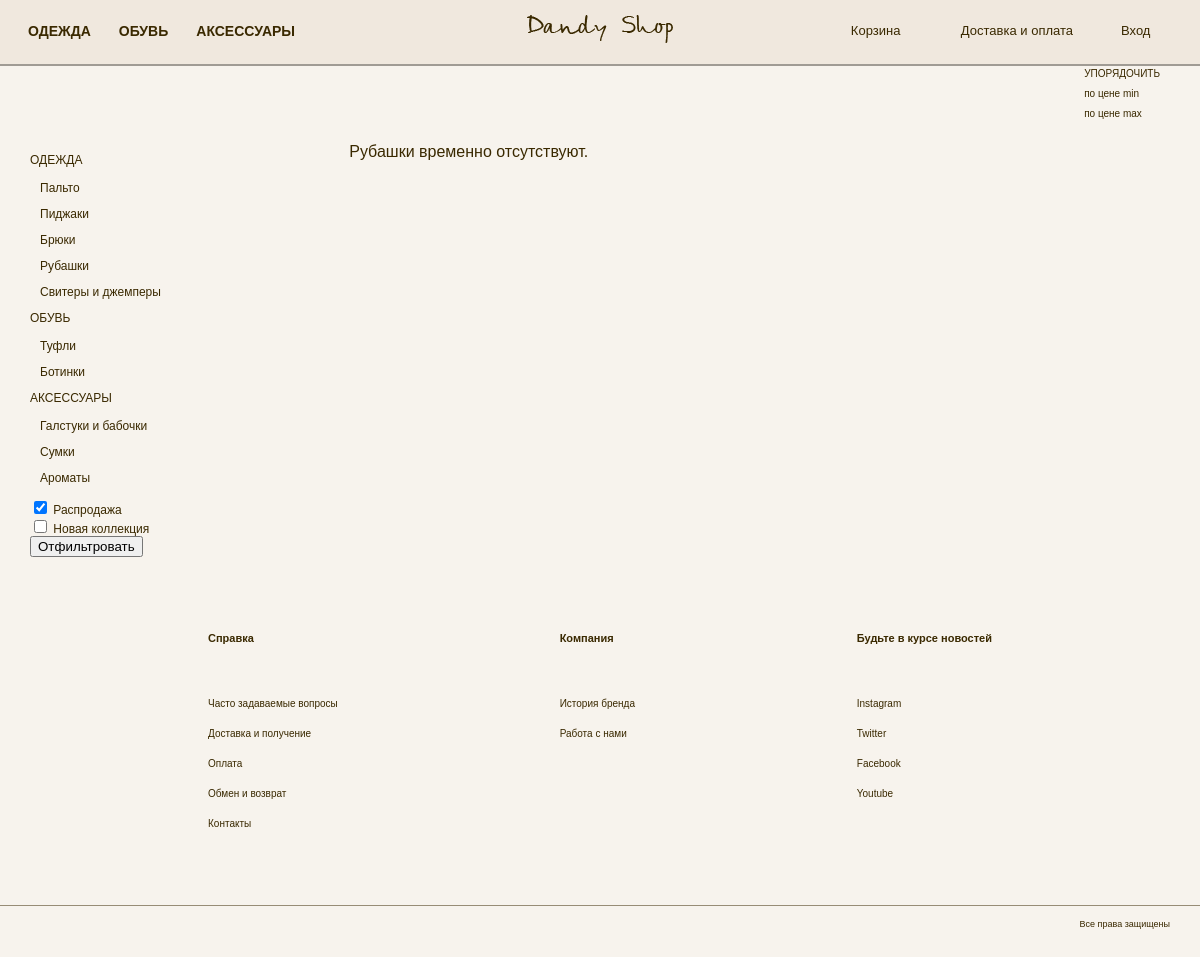
Page /catalog/4/?sale=True on the earlier database version.
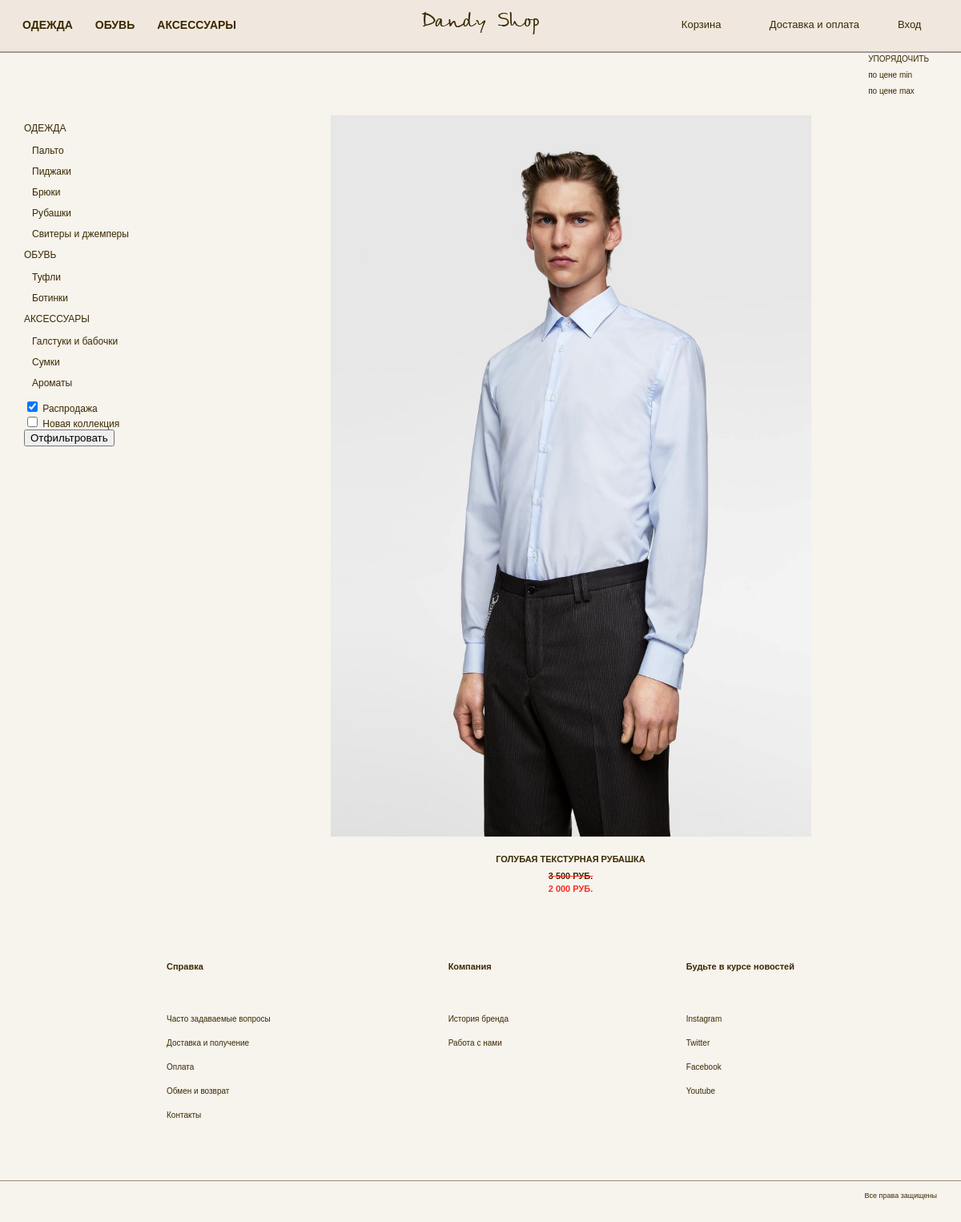
Same page on the later database version.
### catalogApp/models.py (models this page shows, shortened)
class Subcatalog(models.Model):
    fk_catalog = models.ForeignKey(
        Catalog, on_delete=models.SET_NULL, related_name='subcatalogs',
        null=True
    )
    name = models.CharField(max_length=100)

### productApp/models.py (models this page shows, shortened)
class Product(models.Model):
    fk_subcatalog = models.ForeignKey(
        Subcatalog, on_delete=models.SET_NULL, related_name='products',
        null=True
    )
    name = models.CharField(max_length=100)
    description = models.TextField(blank=True)
    price = models.PositiveIntegerField(default=0)
    old_price = models.PositiveIntegerField(default=0, blank=True)
    new = models.BooleanField(default=False, blank=True)

class ImageProduct(models.Model):
    fk_product = models.ForeignKey(
        Product, on_delete=models.CASCADE, related_name='images_product')
    image = models.ImageField(
        blank=True, upload_to='imagesProduct')

### catalogApp/views.py (the view)
# urls.py: re_path(r'(?P<subcatalog_id>\d+)/$', views.catalog_list, name='catalog'),
def catalog_list(request, subcatalog_id):
    template = 'catalogApp/catalog.html'
    subcatalog = get_object_or_404(Subcatalog, id=subcatalog_id)
    products = subcatalog.products.all()
    sale = request.GET.getlist('sale', [None])[0]
    new = request.GET.getlist('new', [None])[0]
    sort_price = request.GET.get('sort', False)
    if sale:
        products = products.filter(old_price__gt=0)
    if new:
        products = products.filter(new=True)
    if sort_price:
        if sort_price == 'min_price':
            products = products.order_by('price')
        elif sort_price == 'max_price':
            products = products.order_by('-price')
    context = {
        'subcatalog_name': subcatalog.name,
        'subcatalog_id': subcatalog.id,
        'products': products,
        'sale': sale,
        'new': new,
        'sort_price': sort_price,
    }
    return render(request, template, context)

### accountApp/context_processors.py (called while the page is built)
def get_username(request):
    return {
        'is_auth': auth.get_user(request).is_authenticated,
    }

### main/context_processors.py (called while the page is built)
def get_subcatalog_state(request):
    def get_subcatalog(id_catalog, flag=False):
        arr = []
        clothes = Subcatalog.objects.filter(fk_catalog_id=id_catalog)
        for x in clothes:
            if flag:
                products = Product.objects.filter(fk_subcatalog_id=x, new=True)
            else:
                products = Product.objects.filter(fk_subcatalog_id=x, old_price__gt=0)
            if products:
                arr.append((x.id, x.name))
        return arr
    context = {
        'clothes_sale': get_subcatalog('1'),
        'shoes_sale': get_subcatalog('2'),
        'accessories_sale': get_subcatalog('3'),
        'clothes_new': get_subcatalog('1', True),
        'shoes_new': get_subcatalog('2', True),
        'accessories_new': get_subcatalog('3', True),
    }
    return context

### orderApp/context_processors.py (called while the page is built)
def get_order(request):
    return {
        'order_len': Order(request).__len__(),
    }

### orderApp/order.py (called while the page is built)
    def __len__(self):
        return sum(item['count'] for item in self.order.values())

### productApp/models.py (called while the page is built)
    def __str__(self):
        return str(self.size)

### catalogApp/templates/catalogApp/catalog.html (shortened to what the changed rows need)
{% extends 'base_template.html' %}
{% load staticfiles %}
{% load humanize %}
{% block style %}
    <link rel='stylesheet' href='{% static 'catalogApp/css/catalog_style.css' %}'>
    <link rel="stylesheet" href="{% static 'orderApp/css/window_done_added_style.css' %}">
{% endblock %}
{% block context %}
    <section class="catalog_list">
        <div class="container">
            <div class="view_catalog">
                <nav class="view_menu_catalog">
                     <ul>
                        <li>
                            <h2>Одежда</h2>
                        </li>
                        <li>
                            <h2>Обувь</h2>
                        </li>
                        <li>
                            <h2>Аксессуары</h2>
                        </li>
                    </ul>
                </nav>
                <div class="view_tile_catalog">
                    {% if products %}
                        {% for product in products %}
                            <div class="{% cycle 'tile_box_1' 'tile_box_2' 'tile_box_3' %}">
                                <a href="{% url 'productApp:product' product.id %}" class="link_image">
                                    <img src="{{ product.images_product.first.image.url }}" alt="">
                                </a>
                                <a class="link_text">
                                    <h3>{{ product.name }}</h3>
                                    {% if product.old_price %}
                                        <div class="sale">
                                            <h3>{{ product.old_price|intcomma }} руб.</h3>
                                            <h4>{{ product.price|intcomma }} руб.</h4>
                                        </div>
                                    {% else %}
                                        <h3>{{ product.price|intcomma }} руб.</h3>
                                    {% endif %}
                                </a>
                            </div>
                        {% endfor %}
                    {% else %}
                        <h2>{{ subcatalog_name }} временно отсутствуют.</h2>
                    {% endif %}
                    </div>
                </div>
            </div>
    </section>
{% endblock %}

Differences in the rows shown:
no longer on this page (row unchanged): Subcatalog: name "Рубашки"
added Product: images_product.first.image (picture), name "ГОЛУБАЯ ТЕКСТУРНАЯ РУБАШКА", old_price "3 500", price "2 000"
Other differences:
text no longer shown: "временно отсутствуют."
